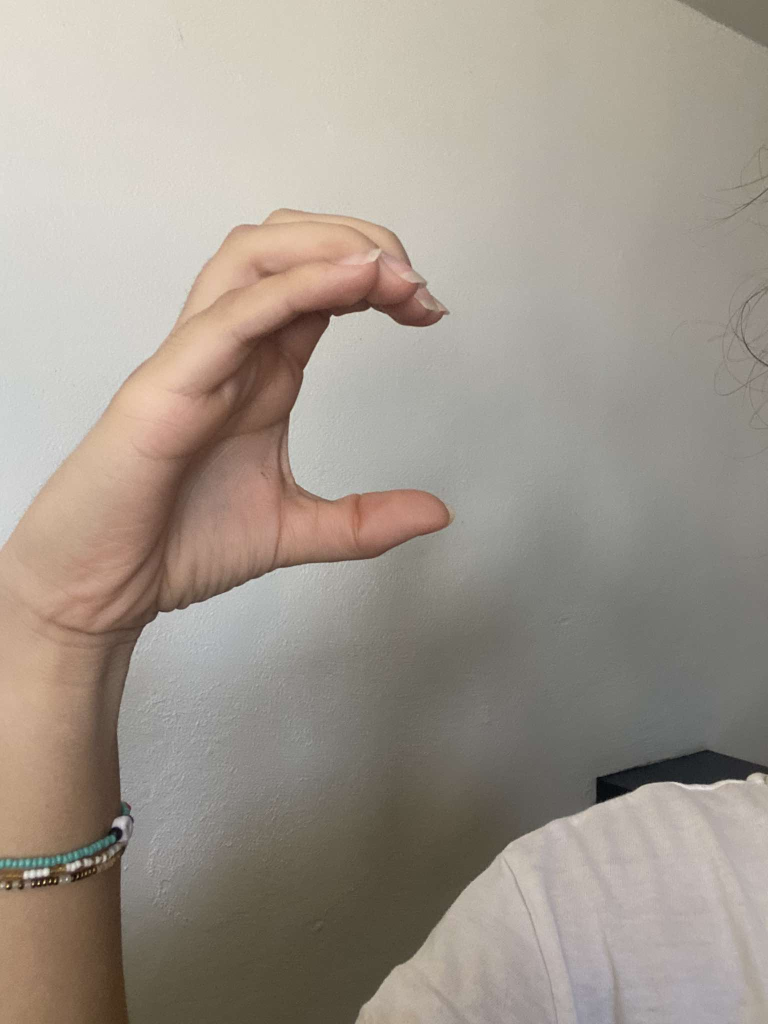
#> input picture ASL_ALEXA/imagenes/1.jpg, 1536 x 2048 px, given in place of the camera (shown at 1/2 size)
$ python test.py
#> lines starting #> are read from the running program, lines starting #| are printed output that depends on the picture; after the words box and inside, x2 and y2 are one past the last pixel; in counts of white or black regions, pixels touching at a corner belong together
import cv2
import numpy as np

# Initialize the webcam
cap = cv2.VideoCapture(0)
image_counter = 0

while True:
    ret, frame = cap.read()
#> frame is the input picture: shape (2048, 1536, 3); mean B, G, R 141.5, 151.6, 160.8
    gray = cv2.cvtColor(frame, cv2.COLOR_BGR2GRAY)
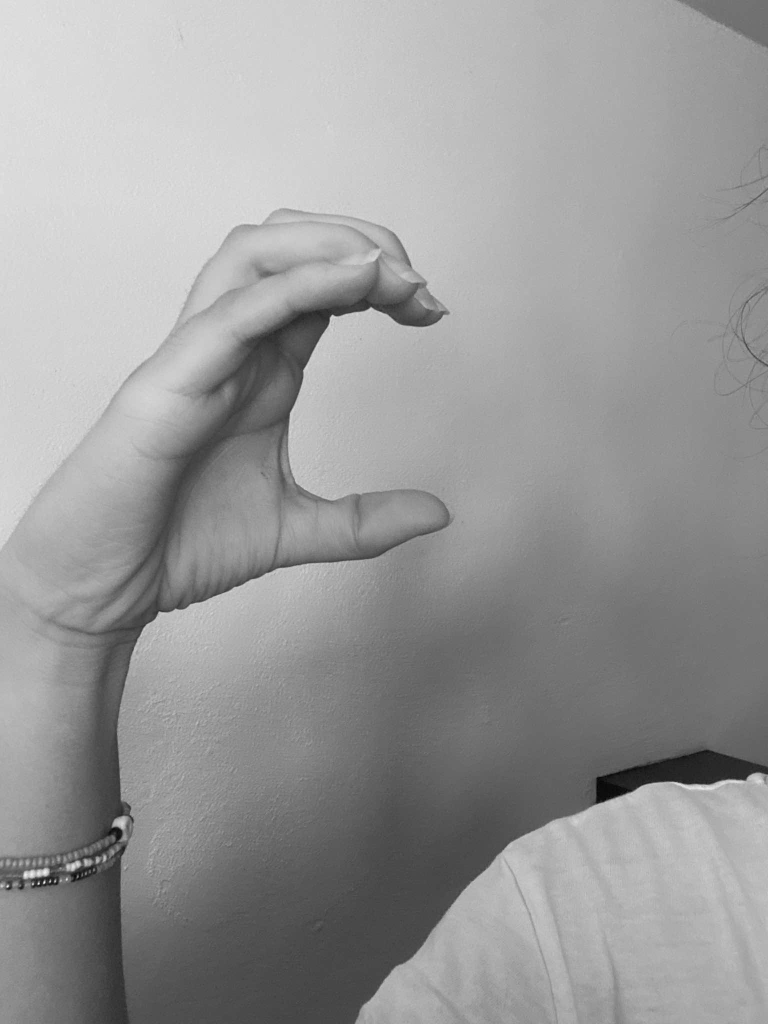
#> gray: shape (2048, 1536) (shown at 1/2 size); min 0, max 251, mean 153.1
    blurred = cv2.GaussianBlur(gray, (5, 5), 0) #al parecer quita el sonido de la foto osea se ve mejor

    _, thresh = cv2.threshold(blurred, 60, 255, cv2.THRESH_BINARY_INV + cv2.THRESH_OTSU) #vi que es mas recomendado hacerlo binario
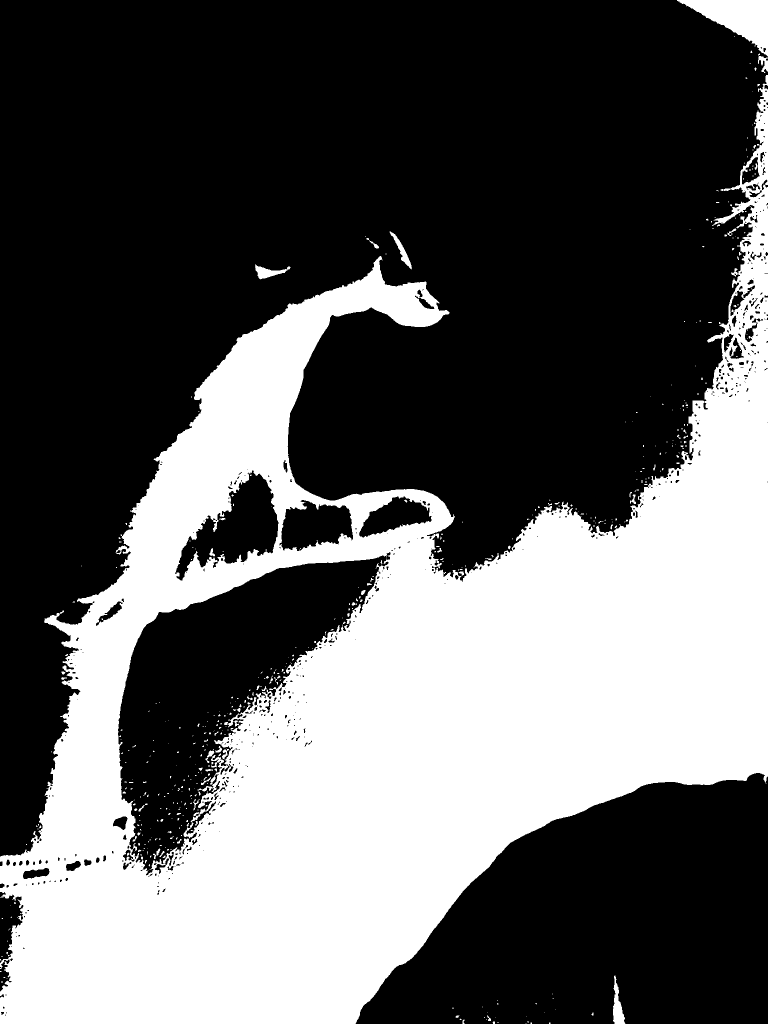
#> thresh: shape (2048, 1536) (shown at 1/2 size); 37.2% white; 482 white regions (409 under 20 px), largest, box (x1, y1, x2, y2) and area: (0, 150, 1536, 2048) 1152961, (1354, 0, 1536, 113) 9512, (1226, 1951, 1251, 2048) 1185

    contours, _ = cv2.findContours(gray.copy(), cv2.RETR_EXTERNAL, cv2.CHAIN_APPROX_SIMPLE)
#> contours = [[[0, 0], [0, 2047], [1535, 2047], [1535, 0]]]

    if contours:
        max_contour = max(contours, key=cv2.contourArea)
#> max_contour = [[0, 0], [0, 2047], [1535, 2047], [1535, 0]]

        x, y, w, h = cv2.boundingRect(max_contour)
#> x = 0; y = 0; w = 1536; h = 2048

        cv2.rectangle(frame, (x, y), (x+w, y+h), (0, 255, 0), 2)
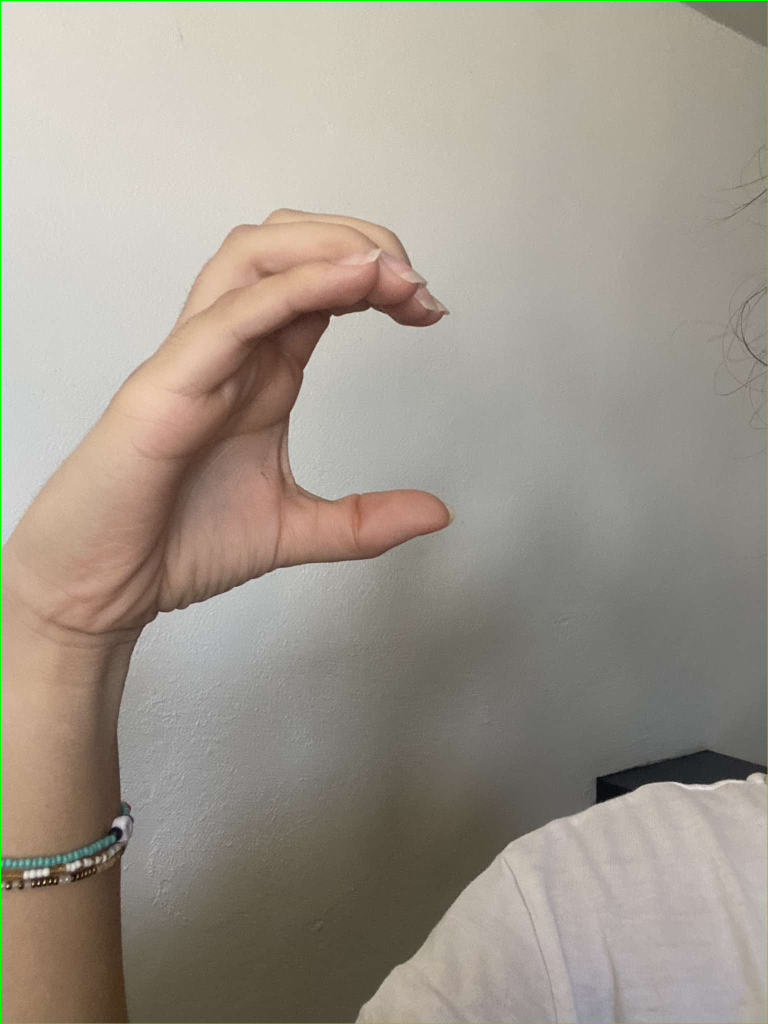
#> frame: shape (2048, 1536, 3) (shown at 1/2 size); 0.34% of pixels changed, all inside (x1, y1, x2, y2) = (0, 0, 1536, 2048)

        hand = gray[y:y+h, x:x+w]

        hand_28x28 = cv2.resize(hand, (28, 28))
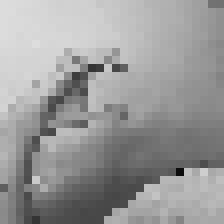
#> hand_28x28: shape (28, 28) (shown 8 times larger); min 12, max 221, mean 153.7

        cv2.imshow("Hand 28x28", hand_28x28)

    cv2.imshow("Webcam Feed", frame)

    key = cv2.waitKey(1) & 0xFF
#> (key q is pressed here)
    if key == ord('p'):
        image_name = f"hand_image_{image_counter}.png"
        cv2.imwrite(image_name, hand_28x28)
        print(f"Saved {image_name}")
        image_counter += 1

    elif key == ord('q'):
        break

cap.release()
cv2.destroyAllWindows()

$ run again, on ASL_ALEXA/imagenes/10.jpg
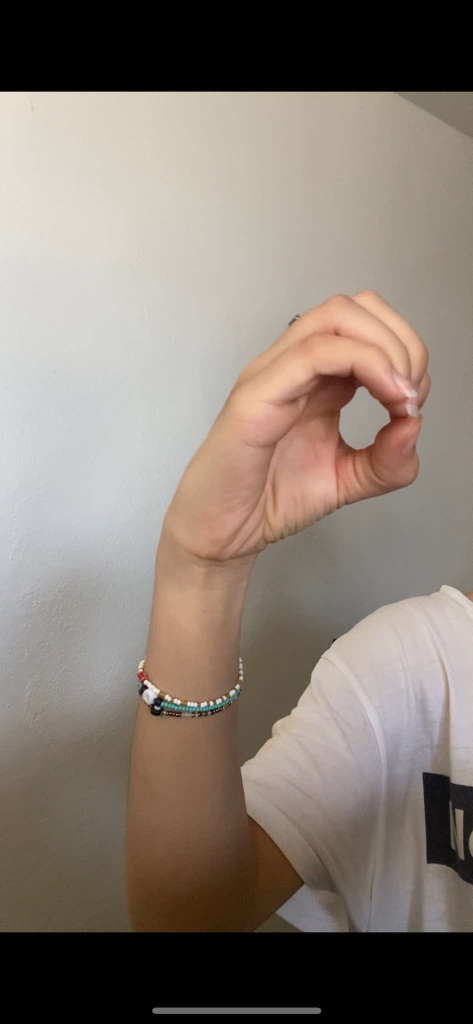
#> input picture ASL_ALEXA/imagenes/10.jpg, 946 x 2048 px, given in place of the camera (shown at 1/2 size)
#> frame is the input picture: shape (2048, 946, 3); mean B, G, R 115.5, 124.7, 135.8
#> `_, thresh = cv2.threshold(blurred, 60, 255, cv2.THRESH_BINARY_INV + cv..`:
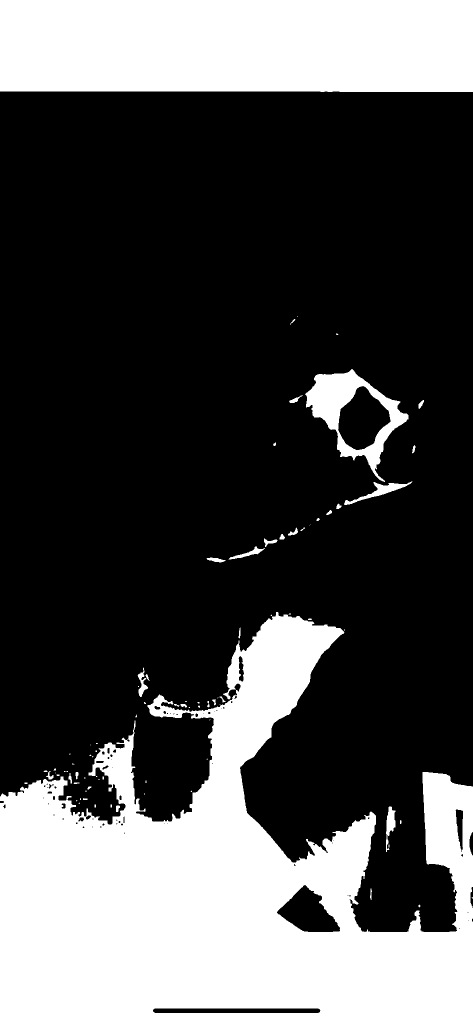
#> thresh: shape (2048, 946) (shown at 1/2 size); 31.2% white; 86 white regions (48 under 20 px)
#> contours = 1 contour; box (x1, y1, x2, y2) and area: (0, 0, 946, 2048) 1934176
#> max_contour = contour of 26 points, box (x1, y1, x2, y2) (0, 0, 946, 2048), area 1934176
#> x = 0; w = 946; h = 2048
#> frame: shape (2048, 946, 3); 0.46% of pixels changed, all inside (x1, y1, x2, y2) = (0, 0, 946, 2048)
#> `hand_28x28 = cv2.resize(hand, (28, 28))`:
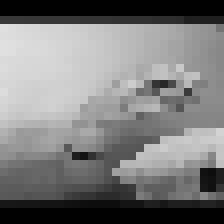
#> hand_28x28: shape (28, 28) (shown 8 times larger); min 0, max 224, mean 123.8

$ run again, on ASL_ALEXA/imagenes/11.jpg
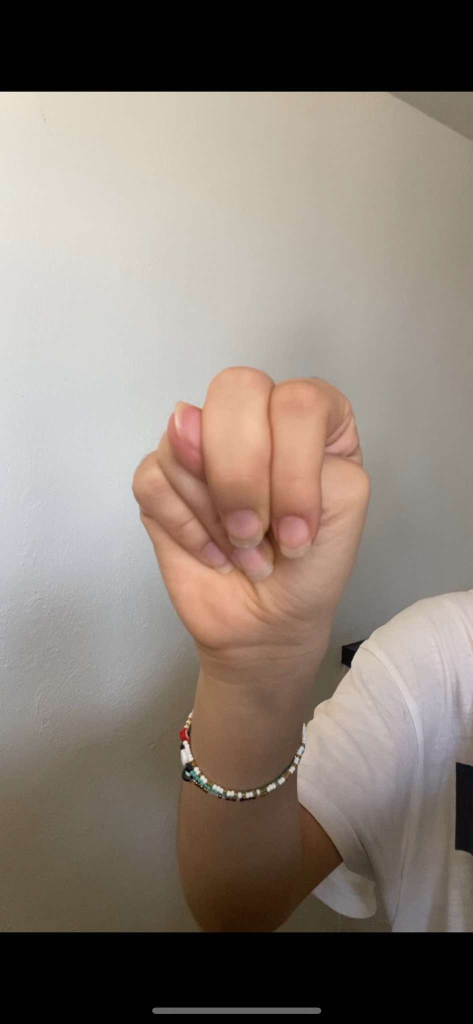
#> input picture ASL_ALEXA/imagenes/11.jpg, 946 x 2048 px, given in place of the camera (shown at 1/2 size)
#> frame is the input picture: shape (2048, 946, 3); mean B, G, R 116, 125.1, 136.1
#> `_, thresh = cv2.threshold(blurred, 60, 255, cv2.THRESH_BINARY_INV + cv..`:
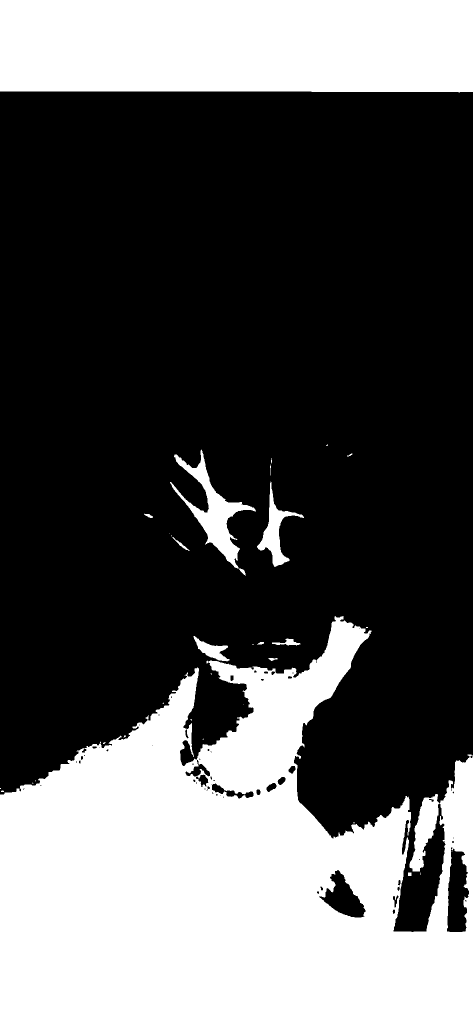
#> thresh: shape (2048, 946) (shown at 1/2 size); 35% white; 34 white regions (20 under 20 px)
#> contours = 1 contour; box (x1, y1, x2, y2) and area: (0, 0, 946, 2048) 1933700
#> max_contour = contour of 24 points, box (x1, y1, x2, y2) (0, 0, 946, 2048), area 1933700
#> x = 0; w = 946; h = 2048
#> frame: shape (2048, 946, 3); 0.46% of pixels changed, all inside (x1, y1, x2, y2) = (0, 0, 946, 2048)
#> `hand_28x28 = cv2.resize(hand, (28, 28))`:
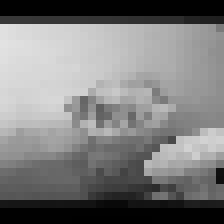
#> hand_28x28: shape (28, 28) (shown 8 times larger); min 0, max 226, mean 124.8
